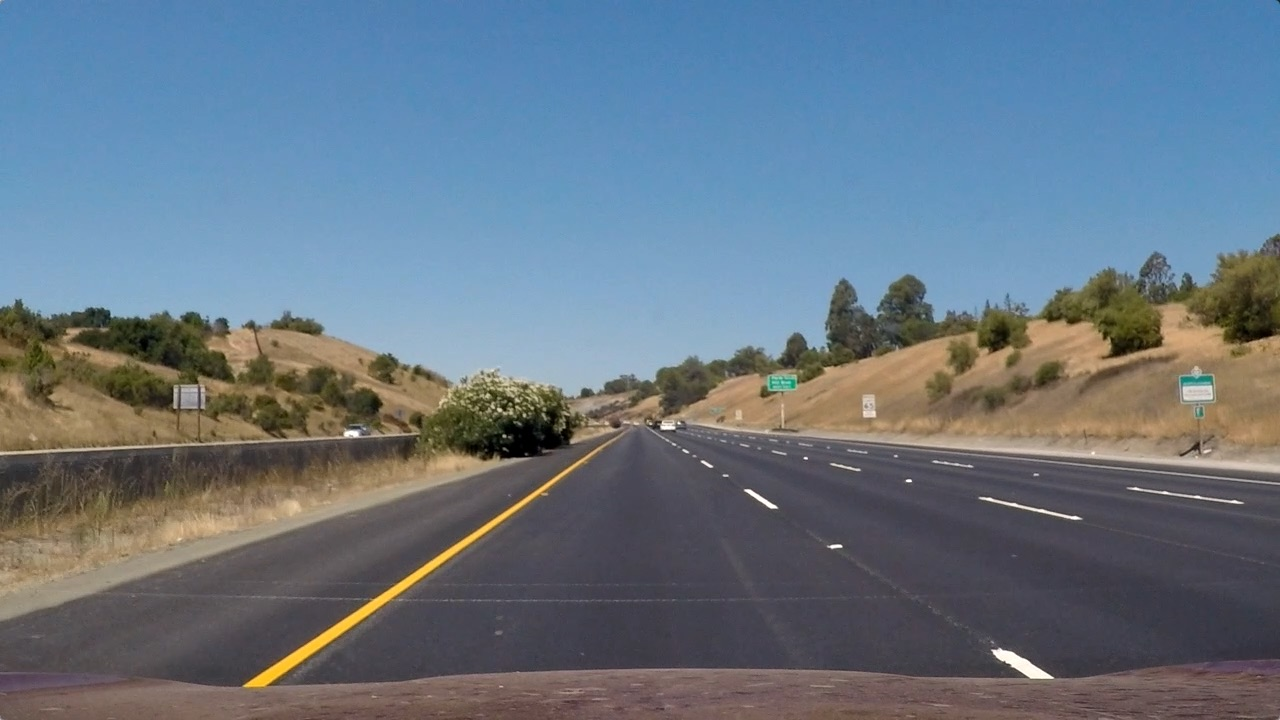
#> input picture test_images/straight_lines1.jpg, 1280 x 720 px
$ python -i lane_modified.py   (imports and definitions only)   (older library calls are emulated)
#> lines starting #> are read from the running program, lines starting #| are printed output that depends on the picture; after the words box and inside, x2 and y2 are one past the last pixel; in counts of white or black regions, pixels touching at a corner belong together
#> further down, picture is the input picture: shape (720, 1280, 3); mean B, G, R 131.2, 117.7, 103.2
### part2/edge_detection.py
#!/usr/bin/env python
# coding: utf-8

# #### Importing libraries

# In[7]:


import cv2
import numpy as np
import matplotlib.pyplot as plt


# #### 1- Binary Array
# return mask in which pixels are either 0 or 1 <br/>
# 0 for black pixels 1 for white pixels

# In[8]:


def binary_array(array, thresh, value=0):

  # Value == 0 -> create Array of 1s
  if value == 0:
    binary = np.ones_like(array)

  # Value == 1 -> create Array of 0s
  else:
    binary = np.zeros_like(array)
    value = 1

  binary[(array >= thresh[0]) & (array <= thresh[1])] = value
  return binary


# #### 2-  Reduce noise and details in the image using blur gaussian mask

# In[9]:


def blur_gaussian(channel, ksize=3):
  return cv2.GaussianBlur(channel, (ksize, ksize), 0)


# #### 3- Sobel edge detection
# Detect edges both vertically and horizontally then <br/>
# then we get the result value of from both victors and <br/> pass it to binary_array ()

# In[10]:


#
# Return Binary (black and white) 2D mask image
def mag_thresh(image, sobel_kernel=3, thresh=(0, 255)):

  # Get the magnitude of the edges that are vertically aligned on the image
  sobelx = cv2.Sobel(image, cv2.CV_64F, 1, 0, sobel_kernel)
  sobelx = np.absolute(sobelx)

  # Get the magnitude of the edges that are horizontally aligned on the image
  sobely = cv2.Sobel(image, cv2.CV_64F, 0, 1, sobel_kernel)
  sobely = np.absolute(sobely)

  # Find areas of the image that have the strongest pixel intensity changes
  # in both the x and y directions.
  mag = np.sqrt(sobelx ** 2 + sobely ** 2)

  # Return a 2D array that contains 0s and 1s
  return binary_array(mag, thresh)


# #### 4- Apply a threshold to the input channel

# In[11]:


def threshold(channel, thresh=(128,255), thresh_type=cv2.THRESH_BINARY):
  # If pixel intensity is greater than thresh[0], make that value
  # white (255), else set it to black (0)
  return cv2.threshold(channel, thresh[0], thresh[1], thresh_type)


# In[ ]:

### part2/lane_modified.py

import cv2
import numpy as np
import edge_detection as edge
import matplotlib.pyplot as plt
import os

# Class lane represents the car lane and its attributes
class Lane:
  def __init__(self, orig_frame):
    # original frame with no masks/filters
    self.orig_frame = orig_frame

    # Final output of the frame after lane line detection
    self.lane_line_markings = None

    # Frame after each transformation:: used for debugging
    self.warped_frame = None
    self.transformation_matrix = None
    self.inv_transformation_matrix = None

    # original image size
    self.orig_image_size = self.orig_frame.shape[::-1][1:]

    width = self.orig_image_size[0]
    height = self.orig_image_size[1]
    self.width = width
    self.height = height

    # Region of interest corners to which the car should be directed
    self.roi_points = np.float32([
      (575,450), # Top-left corner
      (250, 700), # Bottom-left corner
      (1150,700), # Bottom-right corner
      (735,450) # Top-right corner
    ])

    # The desired region of interest after perspective transformation.
    self.padding = int(0.25 * width) # padding from side of the image in pixels
    self.desired_roi_points = np.float32([
      [self.padding, 0], # Top-left corner
      [self.padding, self.orig_image_size[1]], # Bottom-left corner
      [self.orig_image_size[
        0]-self.padding, self.orig_image_size[1]], # Bottom-right corner
      [self.orig_image_size[0]-self.padding, 0] # Top-right corner
    ])

    # Histogram of lane line detection
    self.histogram = None

    # Sliding window parameters
    self.no_of_windows = 10
    self.margin = int((1/12) * width)
    self.minpix = int((1/24) * width)

    # Best fit polynomial lines for left line and right line of the lane
    self.left_fit = None
    self.right_fit = None
    self.left_lane_inds = None
    self.right_lane_inds = None
    self.ploty = None
    self.left_fitx = None
    self.right_fitx = None
    self.leftx = None
    self.rightx = None
    self.lefty = None
    self.righty = None

    # Pixel parameters for x and y dimensions,
    # this is calibrated based on the camera angle
    self.YM_PER_PIX = 10.0 / 1000
    self.XM_PER_PIX = 3.7 / 781

    # Radius of curvature and offset to be calculated later
    self.left_curvem = None
    self.right_curvem = None
    self.center_offset = None

    #Calculate the position of the car relative to the center
  # [302 lines left out: functions calculate_car_position, calculate_curvature, calculate_histogram, display_curvature_offset, get_lane_line_previous_window, get_lane_line_indices_sliding_windows, not called in this run]

  #applying sobal edge detection to the frame and detect the lane lines
  def get_line_markings(self, frame=None):

    if frame is None:
      frame = self.orig_frame

    # Convert color system from BGR to HLS
    hls = cv2.cvtColor(frame, cv2.COLOR_BGR2HLS)
#> hls: shape (720, 1280, 3); mean of channels 0, 1, 2 85.5, 117, 67

    # Applying sobel edge detection on the L (lightness) channel of frame
    # then reducing noise using gaussian filter
    l_channel = hls[:, :, 1]
    _, sxbinary = edge.threshold(l_channel, thresh=(120, 255))
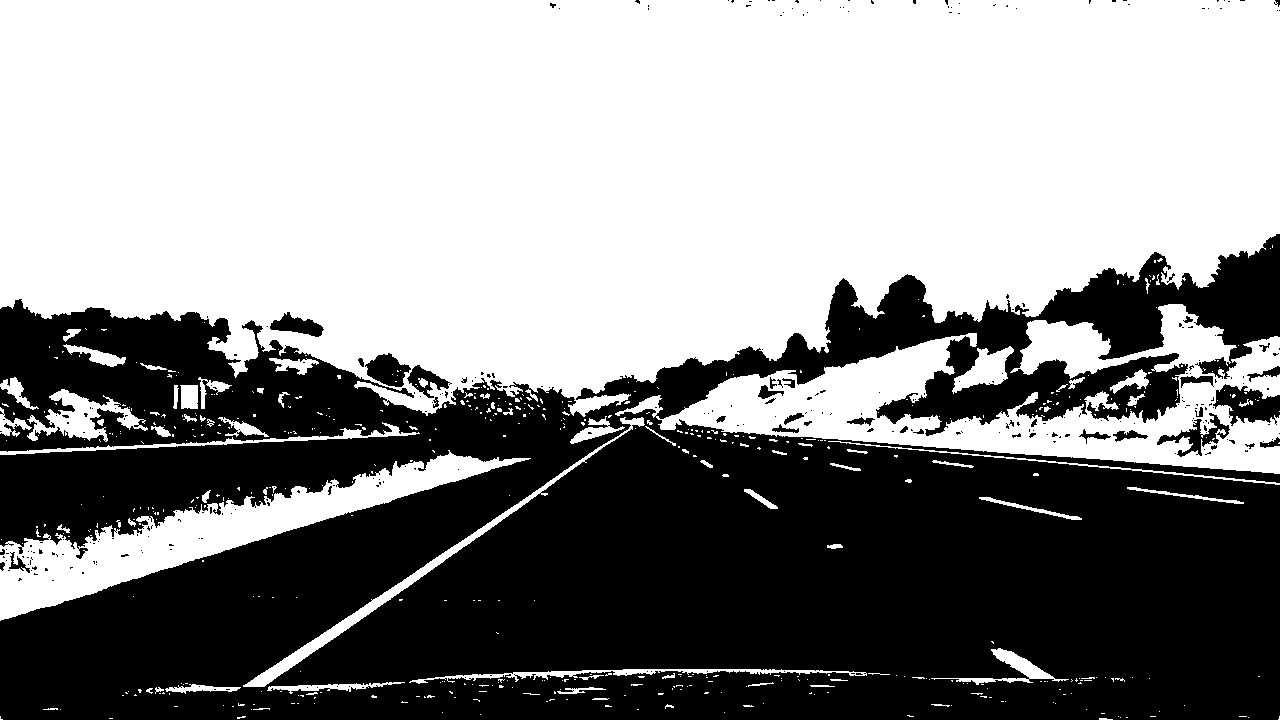
#> sxbinary: shape (720, 1280); 55.1% white; 309 black regions (270 under 20 px), largest, box (x1, y1, x2, y2) and area: (0, 234, 1280, 720) 405890, (1213, 384, 1280, 426) 1611, (365, 353, 411, 387) 945
    sxbinary = edge.blur_gaussian(sxbinary, ksize=3)
    #Applying sobal edge detection
    sxbinary = edge.mag_thresh(sxbinary, sobel_kernel=3, thresh=(110, 255))

    # Applying binary thresholding on the S (saturation) channel of frame
    s_channel = hls[:, :, 2]
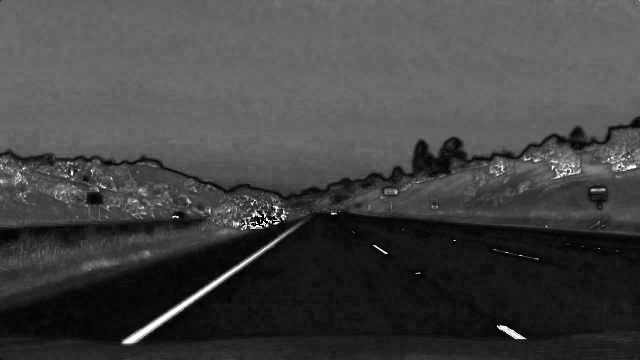
#> s_channel: shape (720, 1280) (shown at 1/2 size); min 0, max 255, mean 67
    _, s_binary = edge.threshold(s_channel, thresh=(50, 255))
#> s_binary: shape (720, 1280); 61.5% white; 443 black regions (396 under 20 px), largest, box (x1, y1, x2, y2) and area: (0, 233, 1280, 720) 327823, (0, 421, 420, 518) 14962, (1135, 434, 1280, 466) 2225

    # Applying binary thresholding on the R (red) channel of frame
    r_channel = frame[:, :, 2]
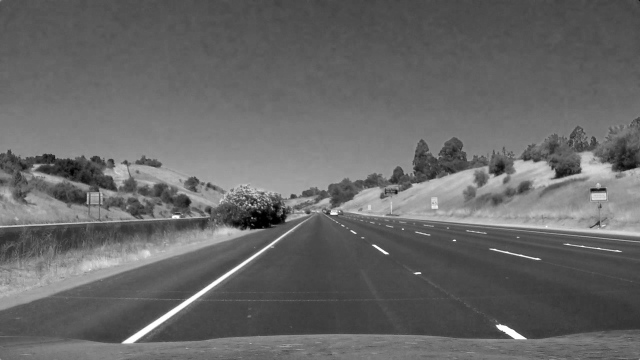
#> r_channel: shape (720, 1280) (shown at 1/2 size); min 0, max 255, mean 103.2
    _, r_thresh = edge.threshold(r_channel, thresh=(120, 255))
#> r_thresh: shape (720, 1280); 26.3% white; 689 white regions (613 under 20 px), largest, box (x1, y1, x2, y2) and area: (0, 216, 1280, 720) 198861, (0, 448, 532, 621) 28479, (908, 648, 1206, 689) 2306

    # Bitwise AND to reduce noise
    rs_binary = cv2.bitwise_and(s_binary, r_thresh)
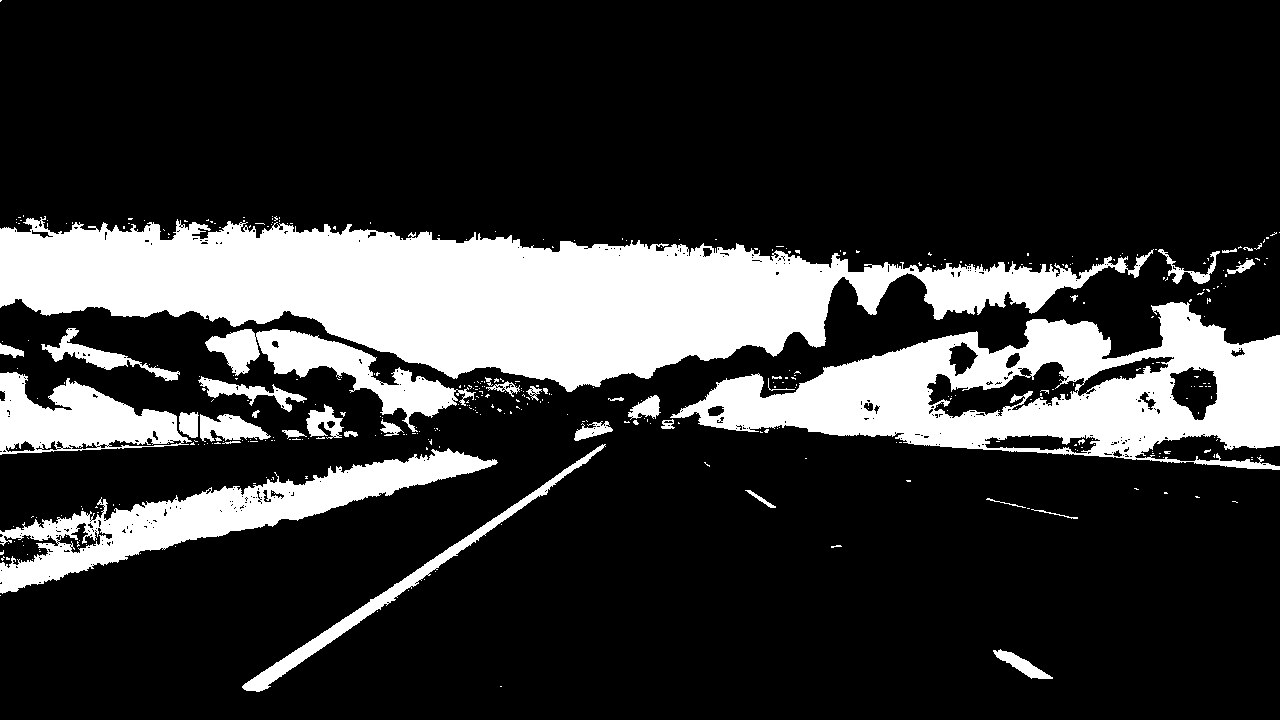
#> rs_binary: shape (720, 1280); 20.7% white; 393 white regions (355 under 20 px), largest, box (x1, y1, x2, y2) and area: (0, 216, 1154, 392) 95723, (670, 302, 1280, 470) 45964, (0, 448, 498, 594) 18506

    # Combine the all lane lines with the lane line edges using bitwise or
    self.lane_line_markings = cv2.bitwise_or(rs_binary, sxbinary.astype(
                              np.uint8))
    return self.lane_line_markings

  #calculate the right and left peak of the histogram
  # [139 lines left out: functions histogram_peak, overlay_lane_lines, perspective_transform, plot_roi, lane_detection, not called in this run]

>>> import cv2
>>> picture = cv2.imread('../test_images/straight_lines1.jpg')
>>> result = Lane(picture).get_line_markings()

$ run again, on test_images/straight_lines2.jpg
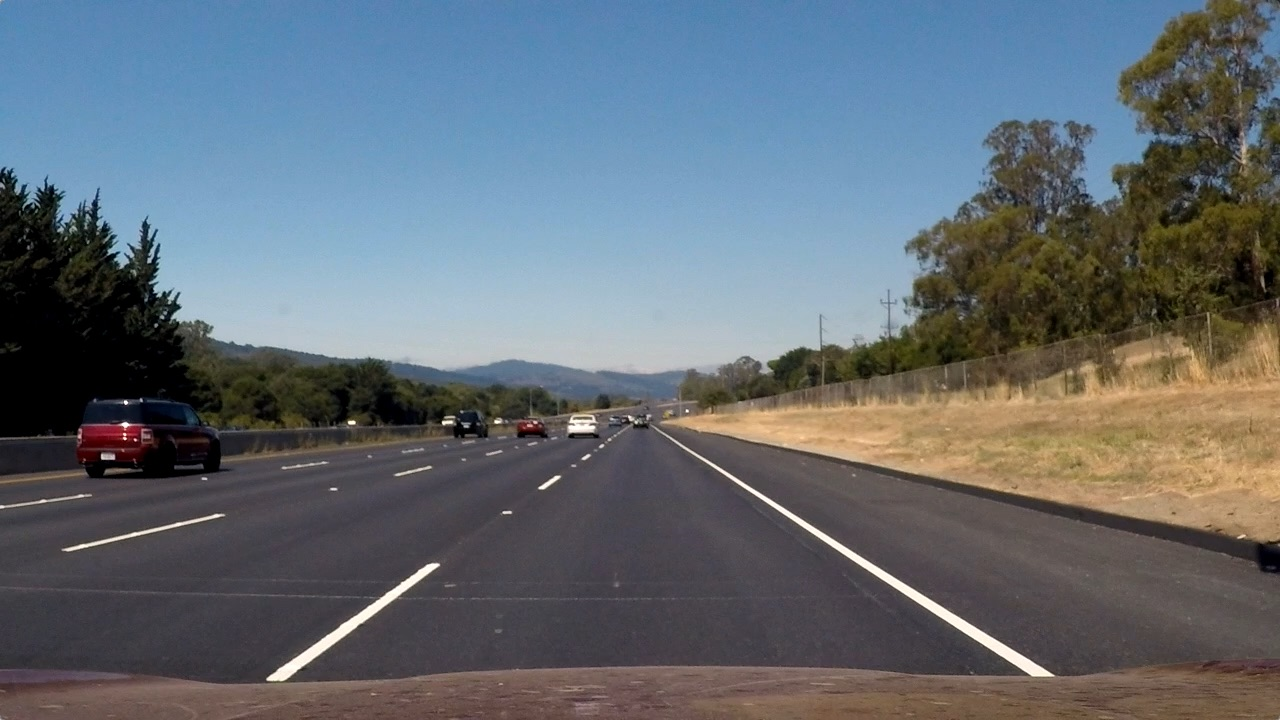
#> input picture test_images/straight_lines2.jpg, 1280 x 720 px
#> picture is the input picture: shape (720, 1280, 3); mean B, G, R 115.1, 107.7, 99.4
#> hls: shape (720, 1280, 3); mean of channels 0, 1, 2 81.7, 107, 62.5
#> in get_line_markings, `_, sxbinary = edge.threshold(l_channel, thresh=(120, 255))`:
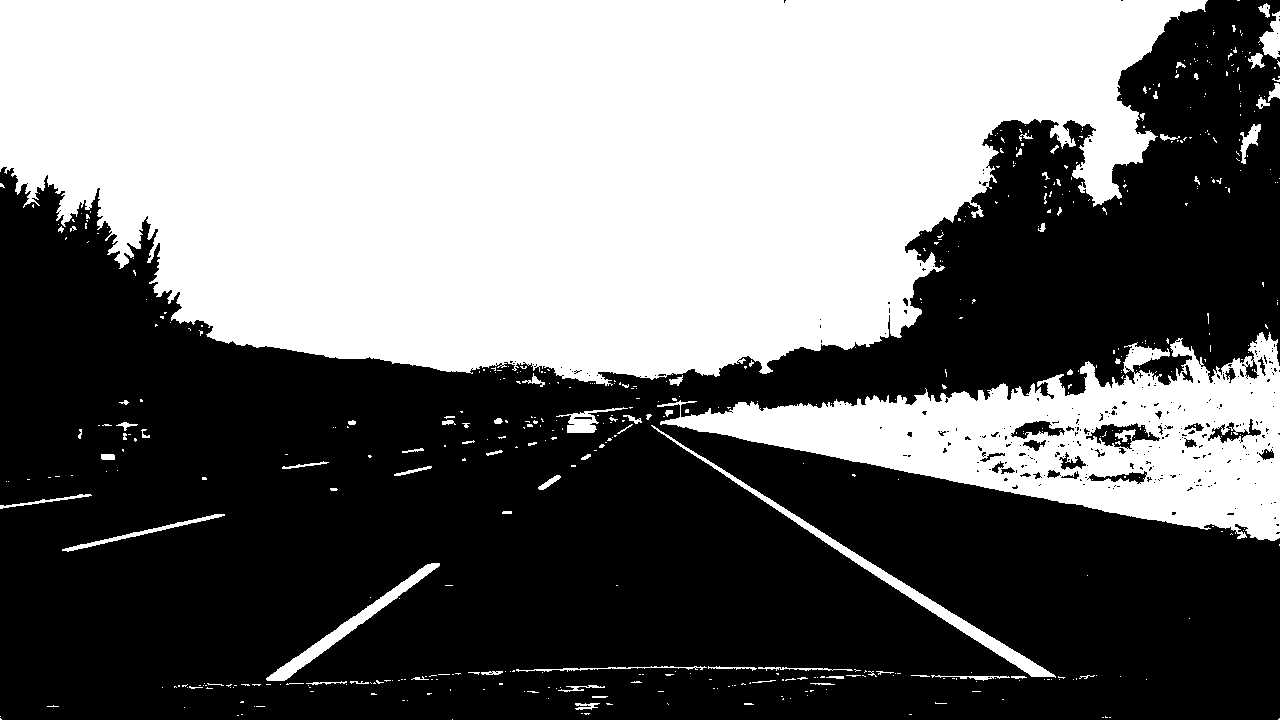
#> sxbinary: shape (720, 1280); 44.7% white; 544 white regions (465 under 20 px), largest, box (x1, y1, x2, y2) and area: (0, 0, 1208, 386) 343745, (657, 332, 1280, 541) 54495, (651, 425, 1056, 678) 3576
#> s_binary: shape (720, 1280); 54.7% white; 562 black regions (512 under 20 px), largest, box (x1, y1, x2, y2) and area: (0, 120, 1280, 720) 394889, (1116, 0, 1280, 220) 16511, (951, 289, 983, 323) 660
#> r_thresh: shape (720, 1280); 25.3% white; 1184 white regions (1100 under 20 px), largest, box (x1, y1, x2, y2) and area: (54, 168, 981, 377) 139732, (656, 322, 1280, 542) 64527, (90, 425, 1207, 720) 16276
#> in get_line_markings, `rs_binary = cv2.bitwise_and(s_binary, r_thresh)`:
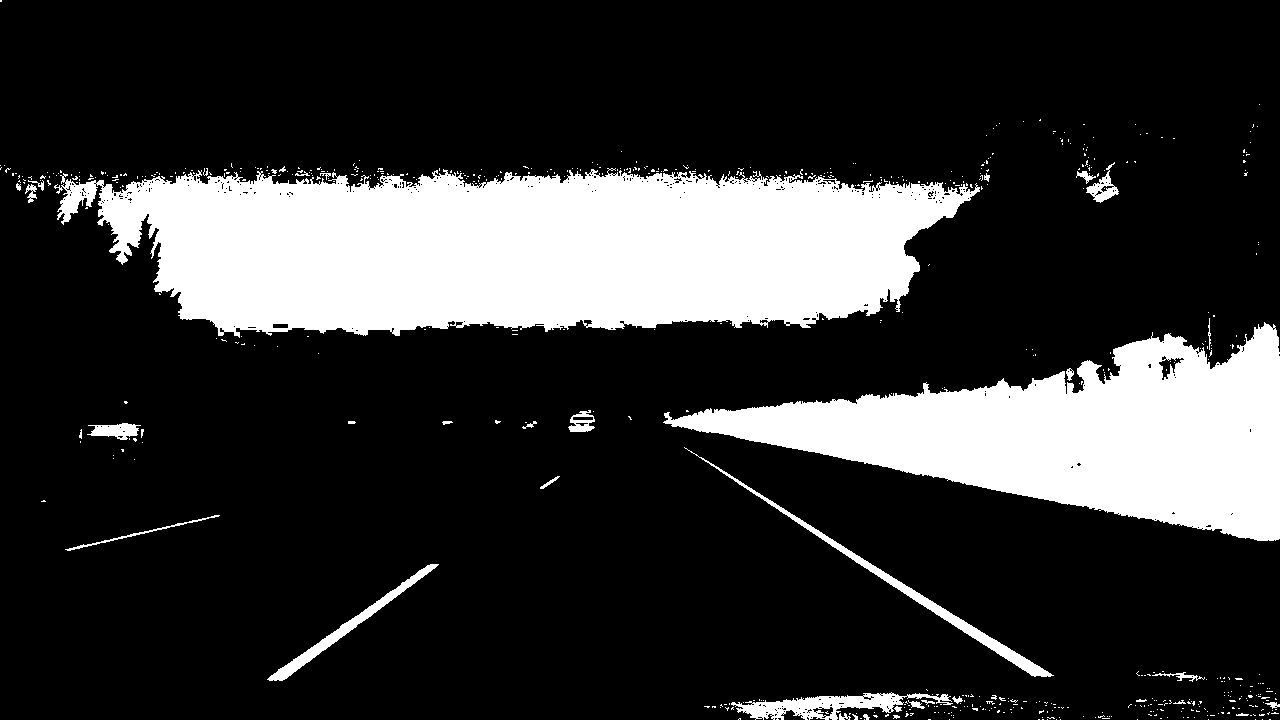
#> rs_binary: shape (720, 1280); 20.6% white; 612 white regions (576 under 20 px), largest, box (x1, y1, x2, y2) and area: (54, 168, 980, 338) 114481, (663, 322, 1280, 541) 63171, (684, 447, 1054, 677) 2836
